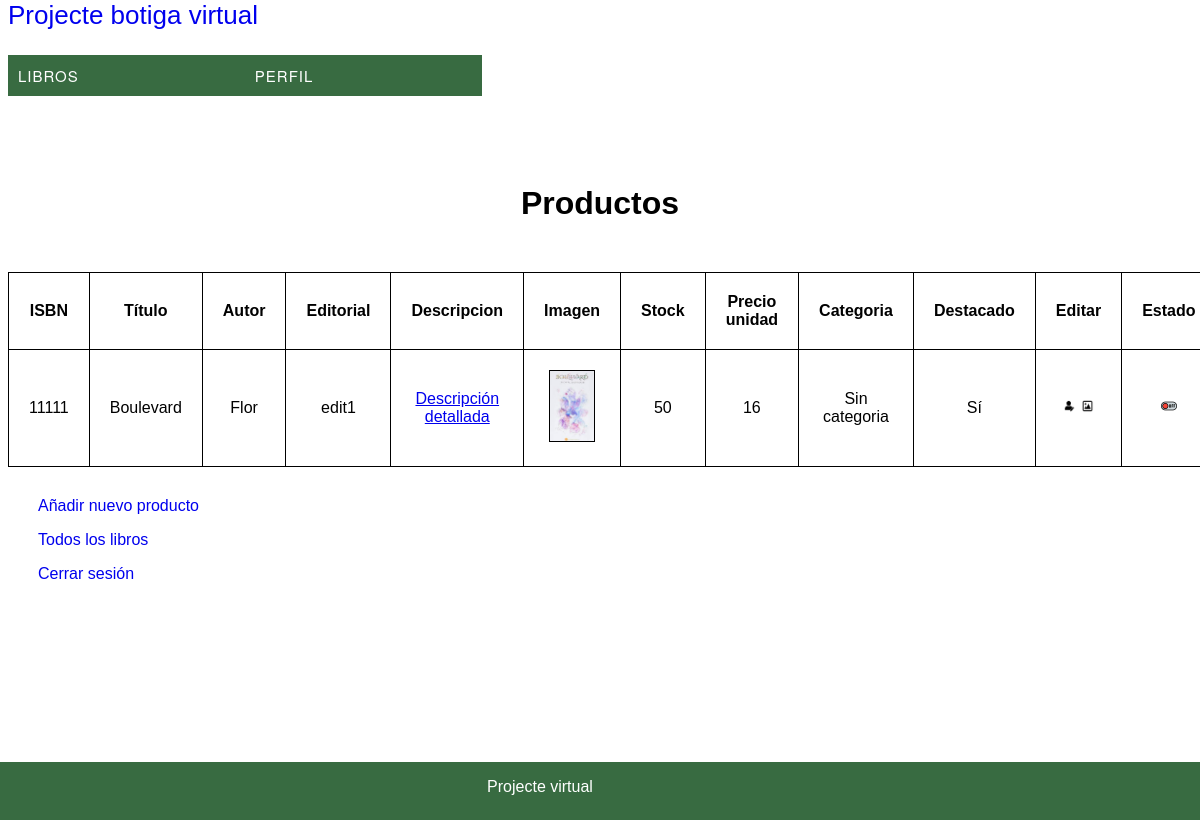
/index.php?controller=libro&action=infoLibro&isbn=11111 (signed in), run on the app's committed database.
### tables this page shows
CREATE TABLE `libros` (
  `ISBN` varchar(20) NOT NULL,
  `titulo` varchar(50) NOT NULL,
  `autor` varchar(20) NOT NULL,
  `editorial` varchar(20) NOT NULL,
  `descripcion` varchar(1000) NOT NULL,
  `foto` varchar(60) NOT NULL,
  `stock` int(5) NOT NULL,
  `precioUni` int(10) NOT NULL,
  `idCategoria` int(11) NOT NULL,
  `destacado` tinyint(1) NOT NULL DEFAULT 0,
  `novedades` date NOT NULL,
  `estadoL` tinyint(1) NOT NULL DEFAULT 1,
  `favorito` tinyint(1) NOT NULL DEFAULT 0
);

### config/database.php (called while the page is built, shortened)
<?php
class Database{
    public function __construct(){
        $servername = "localhost";
        $dbname= "libreria";
        $username = "root";
        $password = "";
		$this->db = new PDO("mysql:host=$servername;dbname=$dbname",$username, $password);
    }
}
?>

### models/libro.php (called while the page is built, shortened)
<?php
require_once 'config/database.php';
class Libro extends Database{
    private $isbn;
    public function getIsbn(){
        return $this->isbn;
    }
    public function setIsbn($isbn){
        $this->isbn = $isbn;
    }
    public function infoLibro(){
        $sql = "SELECT * FROM libros AS l INNER JOIN categorias AS c ON idCategoria = id WHERE ISBN = '".$this ->getIsbn()."'";
        $rows = $this->db->query($sql);
        return $rows;
    }
}
?>

### views/admin/productos/infoLibro.php (the view)
<h1 class="prod">Productos</h1>
<table>
    <tr>
        <th>ISBN</th>
        <th>Título</th>
        <th>Autor</th>
        <th>Editorial</th>
        <th>Descripcion</th>
        <th>Imagen</th>
        <th>Stock</th>
        <th>Precio unidad</th>
        <th>Categoria</th>
        <th>Destacado</th>
        <th>Editar</th>
        <th>Estado</th>
    <?php
    foreach ($rows as $row) {
        $isbn = $row['ISBN'];
        echo "<tr>";
            echo "<td>". $row['ISBN'] . "</td>";
            echo "<td>".$row['titulo'] . "</td>";
            echo "<td>".$row['autor'] . "</td>";
            echo "<td>".$row['editorial'] . "</td>";
            echo "<td><a class='dd' href='index.php?controller=libro&action=mostrarDescripcion&isbn=$isbn'>Descripción detallada</a></td>";
            ?>
            <td>
                <img class="pic" src="<?php echo $row['foto'] ?>"/>
            </td>
            <?php
            echo "<td>".$row['stock'] . "</td>";
            echo "<td>".$row['precioUni'] . "</td>";
            if($row['activo']==0){
                echo "<td>Sin categoria</td>";
            }
            else{
                echo "<td>".$row['nombre'] . "</td>";
            }
            if($row['destacado']==0){
                echo "<td>No</td>";
            }
            else{
                echo "<td>Sí</td>";
            }
            echo "<td>
                <a href='index.php?controller=libro&action=formEditar&isbn=$isbn'><img class='edit' src='pic/datos.png'></a>
                <a href='index.php?controller=libro&action=formEditFoto&isbn=$isbn'><img class='edit' src='pic/image.png'></a>
            </td>";
            if($row['estadoL']==1){?>
                <td>
                    <a href="index.php?controller=libro&action=desactivar&isbn=<?php echo $isbn ?>"><img class="act" src="pic/activado.png"></a>
                </td><?php
            }
            else{?>
                <td>
                    <a href="index.php?controller=libro&action=activar&isbn=<?php echo $isbn ?>"><img class="desac" src="pic/desactivado.png"></a>
                </td><?php
            }
        echo "</tr>";
    }
    ?>
    </tr>
</table>
<div class="addProd">
    <p><a href="index.php?controller=libro&action=formAñadir">Añadir nuevo producto</a></p>
    <p><a href="index.php?controller=libro&action=mostrarLibros">Todos los libros</a></p>
    <p><a href="index.php?controller=admin&action=salir">Cerrar sesión</a></p>
</div>

### styles/styles.css (style rules this page uses)
body { font-family: sans-serif; height: 100%; margin-bottom: 20%; margin-top:0; }
#menu ul , #menuAd ul, #menucliente ul { list-style:none; margin:0; padding:0; }
#menu ul a , #menuAd ul a, #menucliente ul a { display:block; color:#fff; text-decoration:none; font-weight:400; font-size:15px; padding:10px; font-family:"HelveticaNeue", "Helvetica Neue", Helvetica, Arial, sans-serif; text-transform:uppercase; letter-spacing:1px; }
#menu ul li , #menuAd ul li, #menucliente ul li { position:relative; float:left; margin:0; padding:0; }
#menu , #menuAd, #menucliente { width:100%; height:100px; }
header { margin-bottom:2%; }
header a { font-size:26px; text-decoration: none; }
#menuAd ul li { background-color:#386B41; width:20%; }
footer p { text-align: center; color:#fff; width: 90%; }
footer { bottom:0; position:fixed; background-color:#386B41; width:100%; display: flex; height: 7%; margin-bottom: 3px; left: 0; }
a { text-decoration: none; }
table { border: 1px solid; margin: 10%; border-collapse: collapse; width: 80%; margin: auto; }
td , th { border: 1px solid; padding: 20px; text-align: center; }
.prod { text-align: center; margin-top: 30px; margin-bottom: 50px; }
.addProd { margin: 30px; }
.pic { height: 80%; width: 80%; border:1px solid; }
.edit { width: 30%; height: 30%; }
.desac { width: 30%; height: 30%; }
.dd { text-decoration:underline; }

### data on the page
libros: ISBN "11111", titulo "Boulevard", autor "Flor", editorial "edit1", foto (picture), stock "50", precioUni "16", destacado "Sí", estadoL 0 (drawn)
